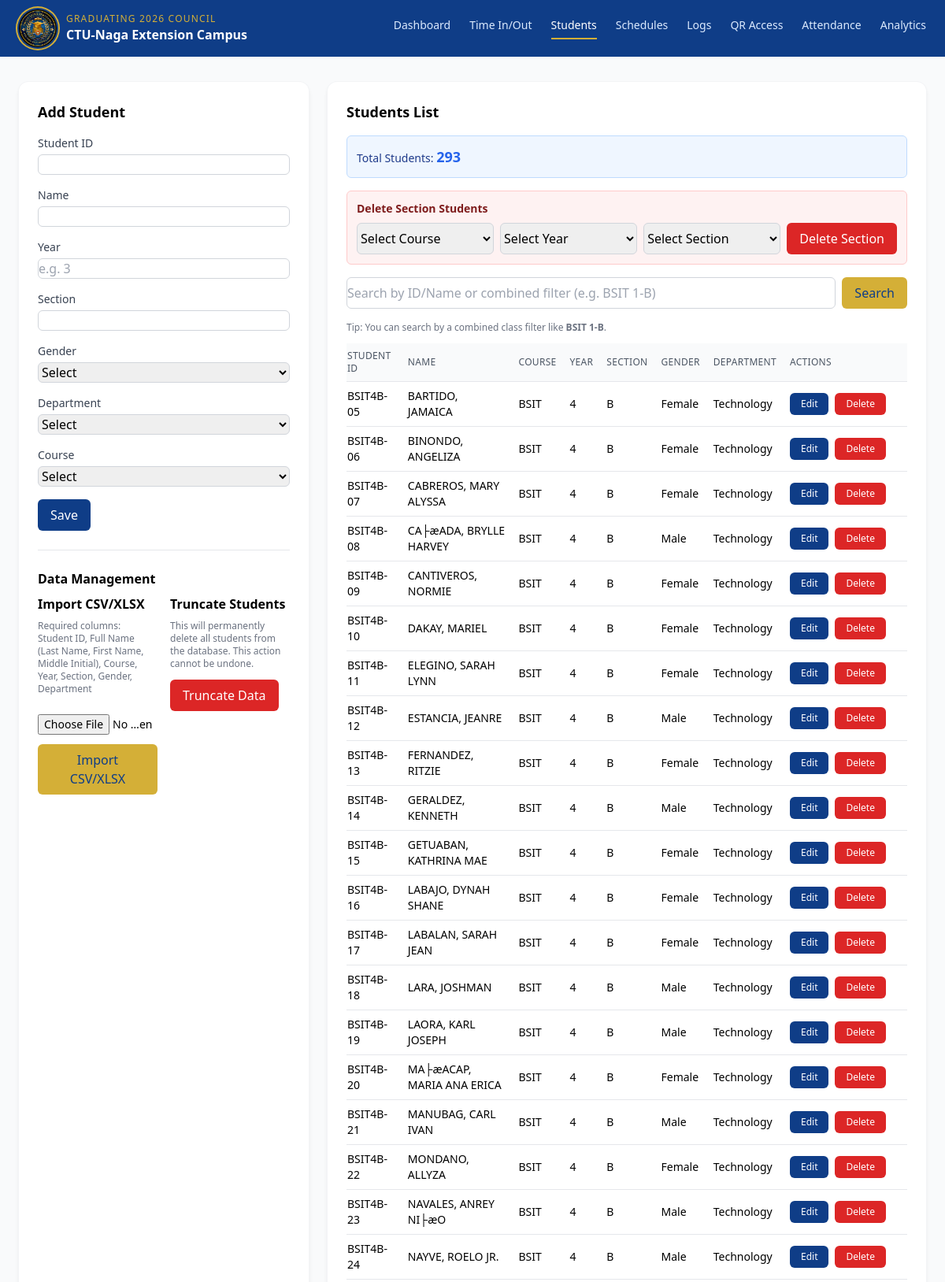
Page /students.php (upper part) on the committed database.
### tables this page shows
CREATE TABLE `students` (
  `id` int(11) NOT NULL AUTO_INCREMENT,
  `student_id` varchar(50) NOT NULL,
  `name` varchar(100) NOT NULL,
  `year_level` varchar(20) NOT NULL DEFAULT '',
  `section` varchar(50) NOT NULL,
  `gender` varchar(20) NOT NULL DEFAULT '',
  `department` enum('Education','Technology') NOT NULL,
  `course` varchar(100) NOT NULL,
  `created_at` timestamp NOT NULL DEFAULT current_timestamp(),
  PRIMARY KEY (`id`),
  UNIQUE KEY `student_id` (`student_id`)
);

### includes/functions.php (called while the page is built, shortened)
<?php
function h($s) {
    return htmlspecialchars((string)$s, ENT_QUOTES, 'UTF-8');
}
function is_local_access() {
    $host = $_SERVER['HTTP_HOST'] ?? '';
    $host = strtolower(trim(explode(':', $host)[0]));
    return in_array($host, ['localhost', '127.0.0.1', '::1'], true);
}

### students.php (the view, shortened to what this page needs)
<?php
$db = db();
$perPage = 50;
$page = max(1, intval($_GET['page'] ?? 1));
$offset = ($page - 1) * $perPage;
$count = (int)$db->query('SELECT COUNT(*) c FROM students')->fetch_assoc()['c'];
$students = [];
$stmt = $db->prepare('SELECT * FROM students ORDER BY created_at DESC LIMIT ? OFFSET ?');
$stmt->bind_param('ii', $perPage, $offset);
$stmt->execute();
$res = $stmt->get_result();
while ($row = $res->fetch_assoc()) { $students[] = $row; }
?>
<!DOCTYPE html>
<html lang="en">
<head>
  <script src="https://cdn.tailwindcss.com"></script>
  <link rel="stylesheet" href="assets/css/responsive.css">
</head>
<body class="bg-gray-50 min-h-screen antialiased">
  <header class="sticky top-0 bg-[#0F3D87] text-white shadow-sm z-20 relative">
    <div class="max-w-7xl mx-auto px-4 sm:px-6 py-3 flex items-center justify-between relative">
      <div class="flex items-center gap-2 sm:gap-3 min-w-0">
        <img src="assets/logo.jpg" alt="Graduating Council Logo" class="h-10 w-10 sm:h-12 sm:w-12 rounded-full ring-2 ring-[#D4AF37] ring-offset-2 ring-offset-[#0F3D87] shadow-md object-cover flex-shrink-0" onerror="this.style.display='none'">
        <div class="leading-tight min-w-0">
          <div class="text-[9px] sm:text-[10px] md:text-xs uppercase tracking-widest text-[#D4AF37] truncate">Graduating 2026 Council</div>
          <div class="text-xs sm:text-sm md:text-base font-semibold truncate">CTU-Naga Extension Campus</div>
        </div>
      </div>
      <nav class="nav-desktop hidden md:flex items-center gap-4 lg:gap-6 text-sm">
        <?php if (is_local_access()): ?><a href="dashboard.php" class="pb-1.5 border-b-2 transition-colors whitespace-nowrap <?php echo basename($_SERVER['PHP_SELF'])==='dashboard.php' ? 'border-[#D4AF37] text-white' : 'border-transparent text-blue-100 hover:text-white'; ?>">Dashboard</a><?php endif; ?>
        <a href="index.php" class="pb-1.5 border-b-2 transition-colors whitespace-nowrap <?php echo basename($_SERVER['PHP_SELF'])==='index.php' ? 'border-[#D4AF37] text-white' : 'border-transparent text-blue-100 hover:text-white'; ?>">Time In/Out</a>
        <a href="students.php" class="pb-1.5 border-b-2 transition-colors whitespace-nowrap <?php echo basename($_SERVER['PHP_SELF'])==='students.php' ? 'border-[#D4AF37] text-white' : 'border-transparent text-blue-100 hover:text-white'; ?>">Students</a>
        <?php if (is_local_access()): ?><a href="schedules.php" class="pb-1.5 border-b-2 transition-colors whitespace-nowrap <?php echo basename($_SERVER['PHP_SELF'])==='schedules.php' ? 'border-[#D4AF37] text-white' : 'border-transparent text-blue-100 hover:text-white'; ?>">Schedules</a><a href="logs.php" class="pb-1.5 border-b-2 transition-colors whitespace-nowrap <?php echo basename($_SERVER['PHP_SELF'])==='logs.php' ? 'border-[#D4AF37] text-white' : 'border-transparent text-blue-100 hover:text-white'; ?>">Logs</a><a href="qr.php" class="pb-1.5 border-b-2 transition-colors whitespace-nowrap <?php echo basename($_SERVER['PHP_SELF'])==='qr.php' ? 'border-[#D4AF37] text-white' : 'border-transparent text-blue-100 hover:text-white'; ?>">QR Access</a><?php endif; ?>
        <a href="attendance.php" class="pb-1.5 border-b-2 transition-colors whitespace-nowrap <?php echo basename($_SERVER['PHP_SELF'])==='attendance.php' ? 'border-[#D4AF37] text-white' : 'border-transparent text-blue-100 hover:text-white'; ?>">Attendance</a><a href="analytics.php" class="pb-1.5 border-b-2 transition-colors whitespace-nowrap <?php echo basename($_SERVER['PHP_SELF'])==='analytics.php' ? 'border-[#D4AF37] text-white' : 'border-transparent text-blue-100 hover:text-white'; ?>">Analytics</a>
      </nav>
    </div>
  </header>
  <main class="max-w-[92rem] mx-auto px-4 sm:px-6 py-6 sm:py-8 grid lg:grid-cols-3 gap-4 sm:gap-6">
    <div class="bg-white shadow-md ring-1 ring-gray-100 rounded-xl p-4 sm:p-6 lg:col-span-1">
      <h2 class="text-lg font-semibold mb-4">Add Student</h2>
      <form method="post" class="space-y-4">
        <div>
          <label class="block text-sm font-medium text-gray-700">Student ID</label>
          <input name="student_id" type="text" required class="mt-1 w-full rounded-md border border-gray-300 focus:ring-[#0F3D87] focus:border-[#0F3D87]" />
        </div>
        <div>
          <label class="block text-sm font-medium text-gray-700">Name</label>
          <input name="name" type="text" required class="mt-1 w-full rounded-md border border-gray-300 focus:ring-[#0F3D87] focus:border-[#0F3D87]" />
        </div>
        <div>
          <label class="block text-sm font-medium text-gray-700">Year</label>
          <input name="year_level" type="text" required placeholder="e.g. 3" class="mt-1 w-full rounded-md border border-gray-300 focus:ring-[#0F3D87] focus:border-[#0F3D87]" />
        </div>
        <div>
          <label class="block text-sm font-medium text-gray-700">Section</label>
          <input name="section" type="text" required class="mt-1 w-full rounded-md border border-gray-300 focus:ring-[#0F3D87] focus:border-[#0F3D87]" />
        </div>
        <div>
          <label class="block text-sm font-medium text-gray-700">Gender</label>
          <select name="gender" required class="mt-1 w-full rounded-md border border-gray-300 focus:ring-[#0F3D87] focus:border-[#0F3D87]">
            <option value="">Select</option>
          </select>
        </div>
        <div>
          <label class="block text-sm font-medium text-gray-700">Department</label>
          <select id="departmentSelect" name="department" required class="mt-1 w-full rounded-md border border-gray-300 focus:ring-[#0F3D87] focus:border-[#0F3D87]">
            <option value="">Select</option>
          </select>
        </div>
        <div>
          <label class="block text-sm font-medium text-gray-700">Course</label>
          <select id="courseSelect" name="course" required class="mt-1 w-full rounded-md border border-gray-300 focus:ring-[#0F3D87] focus:border-[#0F3D87]">
            <option value="">Select</option>
          </select>
        </div>
        <div>
          <button class="inline-flex items-center px-4 py-2 rounded-md bg-[#0F3D87] text-white hover:opacity-95">Save</button>
        </div>
      </form>
      <hr class="my-6">
      <h3 class="text-base font-semibold mb-2">Data Management</h3>
      <div class="flex flex-wrap gap-4">
        <div class="flex-1">
          <h4 class="text-base font-semibold mb-2">Import CSV/XLSX</h4>
          <p class="text-xs text-gray-500 mb-3">Required columns: Student ID, Full Name (Last Name, First Name, Middle Initial), Course, Year, Section, Gender, Department</p>
          <form method="post" enctype="multipart/form-data" class="space-y-3">
            <input type="file" name="import_file" accept=".csv,.xlsx" required class="w-full text-sm" />
            <button class="inline-flex items-center px-4 py-2 rounded-md bg-[#D4AF37] text-[#0F3D87] hover:opacity-95">Import CSV/XLSX</button>
          </form>
        </div>
        <div class="flex-1">
          <h4 class="text-base font-semibold mb-2">Truncate Students</h4>
          <p class="text-xs text-gray-500 mb-3">This will permanently delete all students from the database. This action cannot be undone.</p>
          <form method="post" onsubmit="return handleTruncate(event);">
            <button type="button" class="inline-flex items-center px-4 py-2 rounded-md bg-red-600 text-white hover:bg-red-700" onclick="handleTruncate(event)">Truncate Data</button>
          </form>
        </div>
      </div>
    </div>
    <div class="bg-white shadow-md ring-1 ring-gray-100 rounded-xl p-4 sm:p-6 overflow-x-auto lg:col-span-2">
      <h2 class="text-lg font-semibold mb-4">Students List</h2>
      <div class="mb-4 p-3 rounded-md bg-blue-50 border border-blue-200">
        <p class="text-sm font-medium text-blue-900">Total Students: <span class="font-bold text-lg text-blue-600"><?php echo $count; ?></span></p>
      </div>
      <div class="mb-4 p-3 rounded-md bg-red-50 border border-red-200">
        <h4 class="text-sm font-semibold text-red-900 mb-2">Delete Section Students</h4>
        <div class="flex flex-col sm:flex-row gap-2">
          <select id="deleteSectionCourse" class="flex-1 min-w-0 rounded-md border border-gray-300 focus:ring-[#0F3D87] focus:border-[#0F3D87]" data-placeholder-option>
            <option value="">Select Course</option>
          </select>
          <select id="deleteSectionYear" class="flex-1 min-w-0 rounded-md border border-gray-300 focus:ring-[#0F3D87] focus:border-[#0F3D87]">
            <option value="">Select Year</option>
          </select>
          <select id="deleteSectionSection" class="flex-1 min-w-0 rounded-md border border-gray-300 focus:ring-[#0F3D87] focus:border-[#0F3D87]">
            <option value="">Select Section</option>
          </select>
          <button id="deleteSectionBtn" type="button" class="px-4 py-2 rounded-md bg-red-600 text-white hover:bg-red-700 touch-target shrink-0 whitespace-nowrap font-medium">Delete Section</button>
        </div>
      </div>
      <div class="mb-4 flex flex-col sm:flex-row gap-2">
        <input id="studentsSearch" type="search" placeholder="Search by ID/Name or combined filter (e.g. BSIT 1-B)" class="flex-1 min-w-0 rounded-md border border-gray-300 focus:ring-[#0F3D87] focus:border-[#0F3D87]" />
        <button id="studentsSearchBtn" class="px-4 py-2 rounded-md bg-[#D4AF37] text-[#0F3D87] hover:opacity-90 touch-target shrink-0">Search</button>
      </div>
      <p class="text-xs text-gray-500 mb-3">Tip: You can search by a combined class filter like <span class="font-semibold">BSIT 1-B</span>.</p>
      <div class="overflow-x-auto -mx-2 sm:mx-0">
      <table class="table-responsive-cards min-w-full text-sm divide-y divide-gray-200">
        <thead>
          <tr class="text-left bg-gray-50 text-gray-600 text-xs uppercase tracking-wide select-none">
            <th class="py-2 pr-4 font-medium cursor-pointer" data-sort="student_id">Student ID</th>
            <th class="py-2 pr-4 font-medium cursor-pointer" data-sort="name">Name</th>
            <th class="py-2 pr-4 font-medium cursor-pointer" data-sort="course">Course</th>
            <th class="py-2 pr-4 font-medium cursor-pointer" data-sort="year_level">Year</th>
            <th class="py-2 pr-4 font-medium cursor-pointer" data-sort="section">Section</th>
            <th class="py-2 pr-4 font-medium cursor-pointer" data-sort="gender">Gender</th>
            <th class="py-2 pr-4 font-medium cursor-pointer" data-sort="department">Department</th>
            <th class="py-2 pr-4 font-medium min-w-[150px]">Actions</th>
          </tr>
        </thead>
        <tbody id="studentsBody">
          <?php foreach ($students as $s): ?>
            <tr class="border-b last:border-0 hover:bg-gray-50" data-id="<?php echo (int)$s['id']; ?>" data-student_id="<?php echo h($s['student_id']); ?>" data-name="<?php echo h($s['name']); ?>" data-course="<?php echo h($s['course']); ?>" data-year_level="<?php echo h($s['year_level']); ?>" data-section="<?php echo h($s['section']); ?>" data-gender="<?php echo h($s['gender']); ?>" data-department="<?php echo h($s['department']); ?>">
              <td class="py-2 pr-4" data-label="Student ID"><?php echo h($s['student_id']); ?></td>
              <td class="py-2 pr-4" data-label="Name"><?php echo h($s['name']); ?></td>
              <td class="py-2 pr-4" data-label="Course"><?php echo h($s['course']); ?></td>
              <td class="py-2 pr-4" data-label="Year"><?php echo h($s['year_level']); ?></td>
              <td class="py-2 pr-4" data-label="Section"><?php echo h($s['section']); ?></td>
              <td class="py-2 pr-4" data-label="Gender"><?php echo h($s['gender']); ?></td>
              <td class="py-2 pr-4" data-label="Department"><?php echo h($s['department']); ?></td>
              <td class="py-2 pr-4 min-w-[150px]" data-label="Actions">
                <div class="cell-actions inline-flex flex-wrap gap-2">
                <button type="button" class="px-3.5 py-2 sm:py-1.5 rounded-md bg-[#0F3D87] text-white hover:opacity-95 text-xs font-medium touch-target" data-edit>Edit</button>
                <form method="post" class="inline" onsubmit="return confirm('Delete this student?');">
                  <button class="px-3.5 py-2 sm:py-1.5 rounded-md bg-red-600 text-white hover:bg-red-700 text-xs font-medium touch-target">Delete</button>
                </form>
                </div>
              </td>
            </tr>
          <?php endforeach; ?>
        </tbody>
      </table>
      </div>
    </div>
  </main>
</body>
</html>

### rows in the picture
students: student "BSIT4B-05", name "BARTIDO, JAMAICA", course "BSIT", year_level "4", section "B", gender "Female", department "Technology"
students: student "BSIT4B-06", name "BINONDO, ANGELIZA", course "BSIT", year_level "4", section "B", gender "Female", department "Technology"
students: student "BSIT4B-07", name "CABREROS, MARY ALYSSA", course "BSIT", year_level "4", section "B", gender "Female", department "Technology"
students: student "BSIT4B-08", name "CA├æADA, BRYLLE HARVEY", course "BSIT", year_level "4", section "B", gender "Male", department "Technology"
students: student "BSIT4B-09", name "CANTIVEROS, NORMIE", course "BSIT", year_level "4", section "B", gender "Female", department "Technology"
students: student "BSIT4B-10", name "DAKAY, MARIEL", course "BSIT", year_level "4", section "B", gender "Female", department "Technology"
students: student "BSIT4B-11", name "ELEGINO, SARAH LYNN", course "BSIT", year_level "4", section "B", gender "Female", department "Technology"
students: student "BSIT4B-12", name "ESTANCIA, JEANRE", course "BSIT", year_level "4", section "B", gender "Male", department "Technology"
students: student "BSIT4B-13", name "FERNANDEZ, RITZIE", course "BSIT", year_level "4", section "B", gender "Female", department "Technology"
students: student "BSIT4B-14", name "GERALDEZ, KENNETH", course "BSIT", year_level "4", section "B", gender "Male", department "Technology"
students: student "BSIT4B-15", name "GETUABAN, KATHRINA MAE", course "BSIT", year_level "4", section "B", gender "Female", department "Technology"
students: student "BSIT4B-16", name "LABAJO, DYNAH SHANE", course "BSIT", year_level "4", section "B", gender "Female", department "Technology"
students: student "BSIT4B-17", name "LABALAN, SARAH JEAN", course "BSIT", year_level "4", section "B", gender "Female", department "Technology"
students: student "BSIT4B-18", name "LARA, JOSHMAN", course "BSIT", year_level "4", section "B", gender "Male", department "Technology"
students: student "BSIT4B-19", name "LAORA, KARL JOSEPH", course "BSIT", year_level "4", section "B", gender "Male", department "Technology"
students: student "BSIT4B-20", name "MA├æACAP, MARIA ANA ERICA", course "BSIT", year_level "4", section "B", gender "Female", department "Technology"
students: student "BSIT4B-21", name "MANUBAG, CARL IVAN", course "BSIT", year_level "4", section "B", gender "Male", department "Technology"
students: student "BSIT4B-22", name "MONDANO, ALLYZA", course "BSIT", year_level "4", section "B", gender "Female", department "Technology"
students: student "BSIT4B-23", name "NAVALES, ANREY NI├æO", course "BSIT", year_level "4", section "B", gender "Male", department "Technology"
students: student "BSIT4B-24", name "NAYVE, ROELO JR.", course "BSIT", year_level "4", section "B", gender "Male", department "Technology"

### other values in the picture
$count "293"
